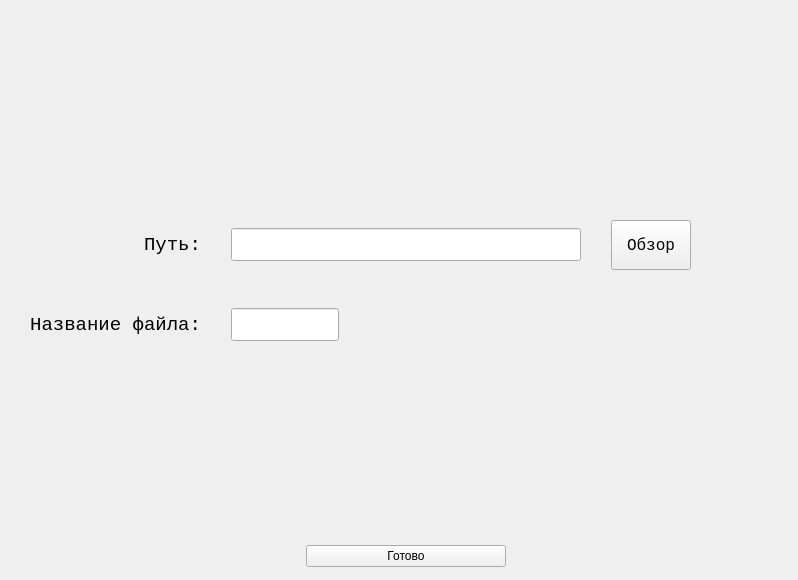
<?xml version="1.0" encoding="UTF-8"?>
<ui version="4.0">
 <class>PathWin</class>
 <widget class="QWidget" name="PathWin">
  <property name="geometry">
   <rect>
    <x>0</x>
    <y>0</y>
    <width>798</width>
    <height>580</height>
   </rect>
  </property>
  <property name="sizePolicy">
   <sizepolicy hsizetype="Fixed" vsizetype="Fixed">
    <horstretch>0</horstretch>
    <verstretch>0</verstretch>
   </sizepolicy>
  </property>
  <property name="minimumSize">
   <size>
    <width>798</width>
    <height>580</height>
   </size>
  </property>
  <property name="maximumSize">
   <size>
    <width>798</width>
    <height>580</height>
   </size>
  </property>
  <property name="windowTitle">
   <string>Form</string>
  </property>
  <widget class="QWidget" name="layoutWidget">
   <property name="geometry">
    <rect>
     <x>30</x>
     <y>220</y>
     <width>752</width>
     <height>347</height>
    </rect>
   </property>
   <layout class="QVBoxLayout" name="verticalLayout">
    <property name="spacing">
     <number>188</number>
    </property>
    <item>
     <layout class="QGridLayout" name="gridLayout" columnstretch="0,0,0" columnminimumwidth="0,0,0">
      <property name="bottomMargin">
       <number>16</number>
      </property>
      <property name="horizontalSpacing">
       <number>30</number>
      </property>
      <property name="verticalSpacing">
       <number>38</number>
      </property>
      <item row="0" column="0" alignment="Qt::AlignRight">
       <widget class="QLabel" name="label">
        <property name="sizePolicy">
         <sizepolicy hsizetype="Fixed" vsizetype="Preferred">
          <horstretch>0</horstretch>
          <verstretch>0</verstretch>
         </sizepolicy>
        </property>
        <property name="font">
         <font>
          <family>Consolas</family>
          <pointsize>14</pointsize>
         </font>
        </property>
        <property name="styleSheet">
         <string notr="true"/>
        </property>
        <property name="text">
         <string>Путь:</string>
        </property>
       </widget>
      </item>
      <item row="1" column="0">
       <widget class="QLabel" name="label_2">
        <property name="font">
         <font>
          <family>Consolas</family>
          <pointsize>14</pointsize>
         </font>
        </property>
        <property name="layoutDirection">
         <enum>Qt::LeftToRight</enum>
        </property>
        <property name="styleSheet">
         <string notr="true">padding-left: 0;</string>
        </property>
        <property name="text">
         <string>Название файла:</string>
        </property>
        <property name="alignment">
         <set>Qt::AlignRight|Qt::AlignTrailing|Qt::AlignVCenter</set>
        </property>
       </widget>
      </item>
      <item row="0" column="2" alignment="Qt::AlignLeft">
       <widget class="QPushButton" name="pb_browse">
        <property name="sizePolicy">
         <sizepolicy hsizetype="Minimum" vsizetype="Minimum">
          <horstretch>0</horstretch>
          <verstretch>0</verstretch>
         </sizepolicy>
        </property>
        <property name="font">
         <font>
          <family>Consolas</family>
          <pointsize>12</pointsize>
          <weight>50</weight>
          <italic>false</italic>
          <bold>false</bold>
         </font>
        </property>
        <property name="styleSheet">
         <string notr="true">font: 12pt &quot;Consolas&quot;;</string>
        </property>
        <property name="text">
         <string>Обзор</string>
        </property>
       </widget>
      </item>
      <item row="1" column="1">
       <widget class="QLineEdit" name="le_filename">
        <property name="sizePolicy">
         <sizepolicy hsizetype="Fixed" vsizetype="Maximum">
          <horstretch>0</horstretch>
          <verstretch>0</verstretch>
         </sizepolicy>
        </property>
        <property name="minimumSize">
         <size>
          <width>0</width>
          <height>33</height>
         </size>
        </property>
        <property name="maximumSize">
         <size>
          <width>16777215</width>
          <height>33</height>
         </size>
        </property>
        <property name="styleSheet">
         <string notr="true">font: 10pt &quot;Consolas&quot;;</string>
        </property>
       </widget>
      </item>
      <item row="0" column="1" alignment="Qt::AlignHCenter|Qt::AlignVCenter">
       <widget class="QLineEdit" name="le_path">
        <property name="sizePolicy">
         <sizepolicy hsizetype="Maximum" vsizetype="Fixed">
          <horstretch>0</horstretch>
          <verstretch>0</verstretch>
         </sizepolicy>
        </property>
        <property name="minimumSize">
         <size>
          <width>350</width>
          <height>33</height>
         </size>
        </property>
        <property name="maximumSize">
         <size>
          <width>400</width>
          <height>33</height>
         </size>
        </property>
        <property name="font">
         <font>
          <family>Consolas</family>
          <pointsize>10</pointsize>
          <weight>50</weight>
          <italic>false</italic>
          <bold>false</bold>
         </font>
        </property>
        <property name="styleSheet">
         <string notr="true">font: 10pt &quot;Consolas&quot;;</string>
        </property>
       </widget>
      </item>
     </layout>
    </item>
    <item alignment="Qt::AlignHCenter">
     <widget class="QPushButton" name="pb_done">
      <property name="sizePolicy">
       <sizepolicy hsizetype="Minimum" vsizetype="Fixed">
        <horstretch>0</horstretch>
        <verstretch>0</verstretch>
       </sizepolicy>
      </property>
      <property name="minimumSize">
       <size>
        <width>200</width>
        <height>0</height>
       </size>
      </property>
      <property name="maximumSize">
       <size>
        <width>200</width>
        <height>16777215</height>
       </size>
      </property>
      <property name="styleSheet">
       <string notr="true">font: 14pt &quot;Consolas&quot;;</string>
      </property>
      <property name="text">
       <string>Готово</string>
      </property>
     </widget>
    </item>
   </layout>
  </widget>
 </widget>
 <resources/>
 <connections/>
</ui>
